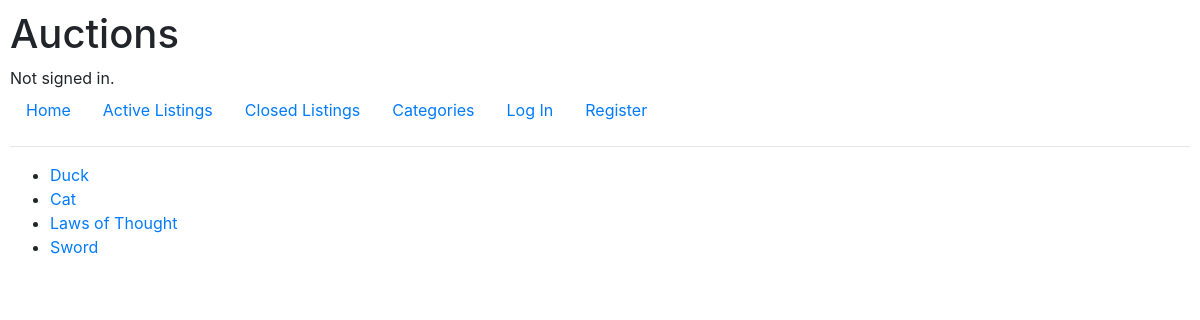
Page /closed_listings/ on the committed database.
### auctions/models.py (models this page shows, shortened)
class AuctionListing(models.Model):
    CATEGORY_CHOICES = [
        ('TOYS', 'Toys'),
        ('BOOK', 'Books'),
    ]
    category = models.CharField(max_length=4, choices=CATEGORY_CHOICES)
    user = models.ForeignKey(User, on_delete=models.CASCADE, related_name="lister")
    title = models.CharField(max_length=64)
    description = models.TextField()
    starting_bid = models.FloatField()
    active = models.BooleanField(default=True)
    winner = models.ForeignKey(User, on_delete=models.SET_NULL, null=True, blank=True, related_name="winner")

### auctions/views.py (the view)
# urls.py: path("closed_listings/", views.closed_listings, name="closed_listings")
def closed_listings(request):
    closed_listings = AuctionListing.objects.filter(active=False)
    return render(request, "auctions/closed_listings.html", {
        "closed_listing": closed_listings
    })

### auctions/templates/auctions/closed_listings.html (shortened to what this page needs)
{% extends "auctions/layout.html" %}
{% block body %}
    <ul>
        {% for listing in closed_listing %}
            <li>
                <a href="{% url 'listing' listing.id %}">
                    {{ listing.title }}
                </a>
            </li>
        {% endfor %}
    </ul>
{% endblock %}

### auctions/static/auctions/styles.css (style rules this page uses)
body { padding: 10px; }

### rows in the picture
AuctionListing: title "Duck"
AuctionListing: title "Cat"
AuctionListing: title "Laws of Thought"
AuctionListing: title "Sword"
